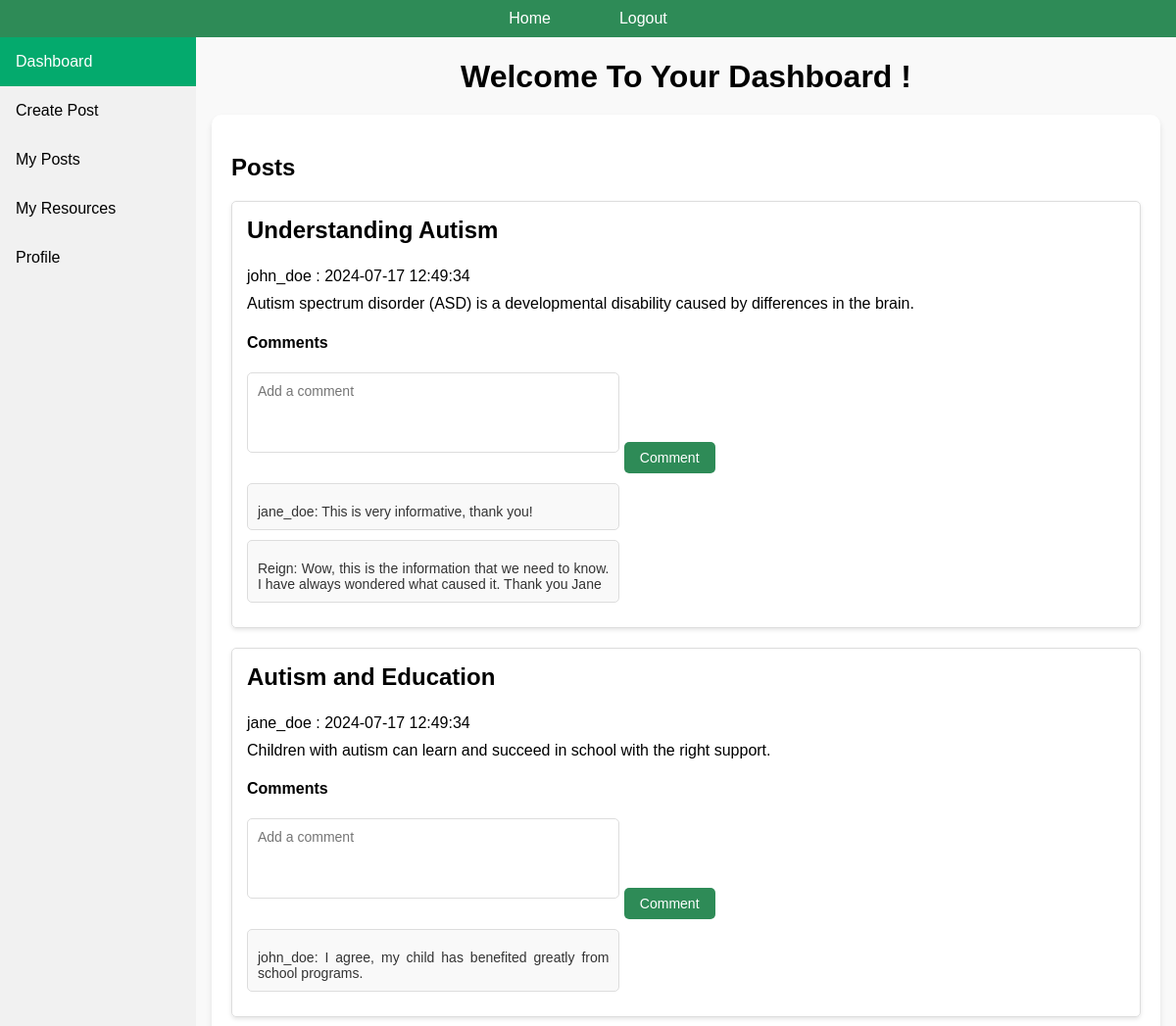
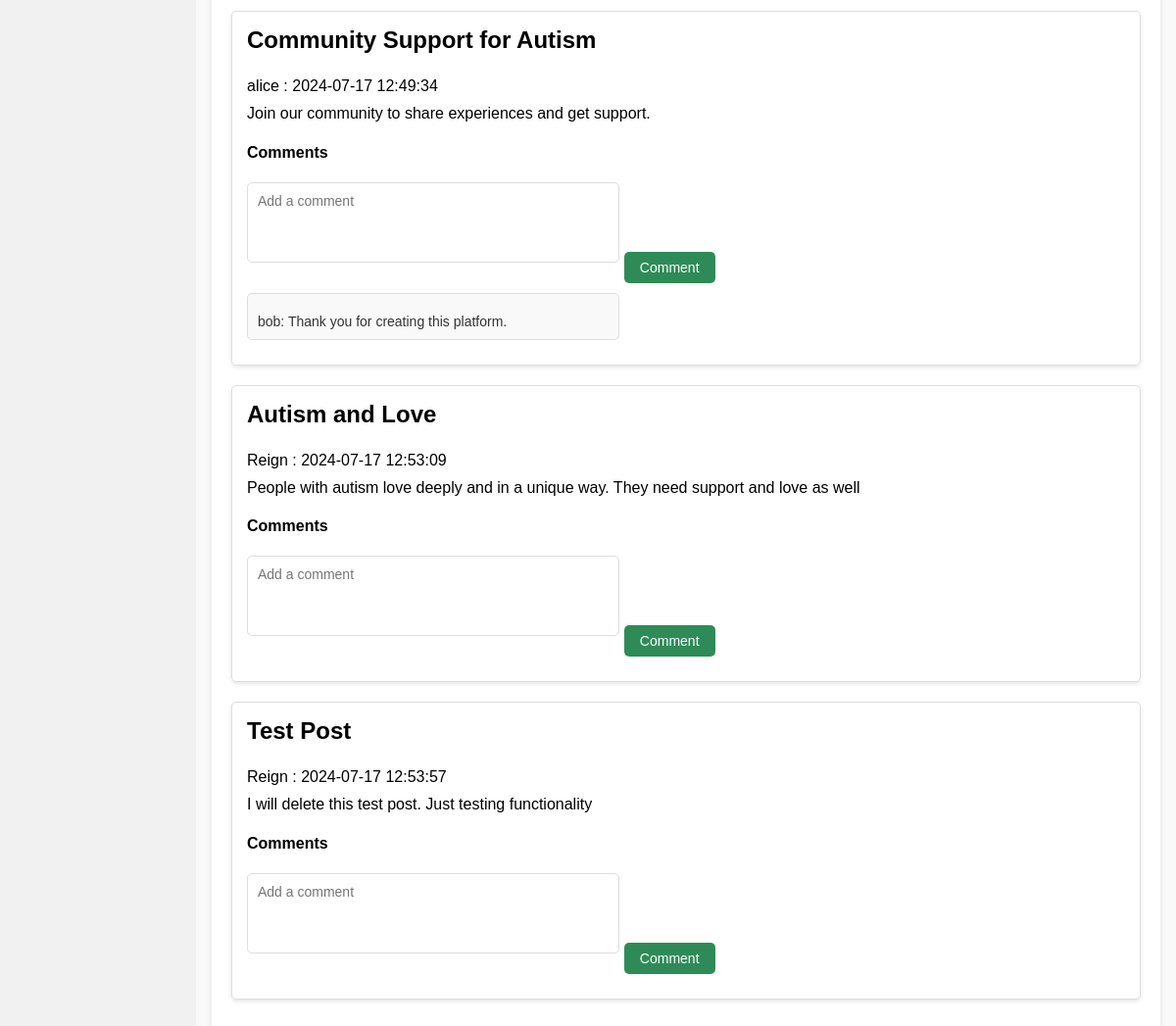
The page /dashboard (signed in) on the database its author committed (2 pictures, top to bottom).
### api/models.py (models this page shows, shortened)
class Post(db.Model):
	id = db.Column(db.Integer, primary_key=True)
	user_id = db.Column(db.Integer, db.ForeignKey('user.id'), nullable=False)
	content = db.Column(db.Text, nullable=False)
	title = db.Column(db.String(200), nullable=False)
	date_posted = db.Column(db.DateTime, nullable=False, default=datetime.utcnow)
	user = db.relationship('User', back_populates='posts')

class User(db.Model):
	__tablename__ = 'user'
	id = db.Column(db.Integer, primary_key=True)
	username = db.Column(db.String(150), nullable=False, unique=True)
	email = db.Column(db.String(150), nullable=False, unique=True)
	password = db.Column(db.String(150), nullable=False)
	city = db.Column(db.String(80), nullable=False)
	image_file = db.Column(db.String(20), nullable=False, default='default.jpg')
	posts = db.relationship('Post', back_populates='user', lazy='dynamic')
	resource = db.relationship('Resource', secondary=user_resource_association, back_populates='user')

class Comment(db.Model):
	id = db.Column(db.Integer, primary_key=True)
	content = db.Column(db.Text, nullable=False)
	date_posted = db.Column(db.DateTime, nullable=False, default=datetime.utcnow)
	post_id = db.Column(db.Integer, db.ForeignKey('post.id'), nullable=False)
	user_id = db.Column(db.Integer, db.ForeignKey('user.id'), nullable=False)
	post = db.relationship('Post', back_populates='comments')
	user = db.relationship('User', back_populates='comments')

### app.py (the view)
	@app.route('/dashboard')
	def dashboard():
		user_id = session.get('user_id')  # Get the user_id from the session
		username = session.get('username')
		email = session.get('email')
		if 'user_id' not in session:
			return redirect(url_for('login'))
		user = User.query.get(user_id)
		all_posts = Post.query.all()
		if not user:
			return redirect(url_for('login'))
		return render_template("dashboard.html", user=user, posts=all_posts)

### templates/dashboard.html (shortened to what this page needs)
<!DOCTYPE html>
<html lang="en">
<head>
    <link rel="stylesheet" href="{{ url_for('static', filename='css/dashboard.css') }}">
</head>
<body>
	<header>
    <nav>
		<ul>
        	<li> <a href="/">Home</a> </li>
        	<li> <a href="/logout">Logout</a> </li>
		</ul>
    </nav>
	</header>
	{% include 'sidebar.html' %}
    <div class="dashboard-container">
        <h1>Welcome To Your Dashboard {{ session['username'] }}!</h1>
        <div class="main-content">
			<h2>Posts</h2>
				{% for post in posts %}
					<div class='post'>
                    	<h3> {{post.title }} </h3>
                    	<p>{{post.user.username}} : {{ post.date_posted.strftime('%Y-%m-%d %H:%M:%S') }}</p>
                    	<p>{{post.content }} </p>
						<div class="comments">
                        	<h4>Comments</h4>
                        	<textarea id="comment-{{ post.id }}" class="comment-textarea" placeholder="Add a comment"></textarea>
                        	<button class="comment-button" onclick="addComment({{ post.id }})">Comment</button>
                        	{% for comment in post.comments %}
                        	<div class="comment">
                            	<p class="comment-content">{{ comment.user.username }}: {{ comment.content }}</p>
                        	</div>
                        	{% endfor %}
                    	</div>
					</div>
                {% endfor %}
        </div>
    </div>
</body>
</html>

### templates/sidebar.html
<div class="sidebar">
    <a href="/dashboard" class="{{ 'active' if request.path == '/dashboard' else '' }}">Dashboard</a>
    <a href="/create_post" class="{{ 'active' if request.path == '/create_post' else '' }}">Create Post</a>
    <a href="/my_posts" class="{{ 'active' if request.path == '/my_posts' else '' }}">My Posts</a>
    <a href="/my_resources" class="{{ 'active' if request.path == '/my_resources' else '' }}">My Resources</a>
    <a href="/profile" class="{{ 'active' if request.path == '/profile' else '' }}">Profile</a>
</div>

### static/css/dashboard.css (style rules this page uses)
body { font-family: Arial, sans-serif; background-color: #f9f9f9; margin: 0; padding: 0; }
header nav { width: 100%; background-color: seagreen; padding: 10px 0; }
header nav ul { list-style: none; display: flex; justify-content: center; padding: 0; margin: 0; }
header nav ul li { margin: 0 15px; }
header nav ul li a { color: white; text-decoration: none; padding: 10px 20px; border-radius: 5px; transition: background-color 0.2s; }
.sidebar { margin: 0; padding: 0; width: 200px; background-color: #f1f1f1; position: fixed; height: 100%; overflow: auto; }
.sidebar a { display: block; color: black; padding: 16px; text-decoration: none; }
.sidebar a.active { background-color: #04AA6D; color: white; }
div.dashboard-container { margin-left: 200px; padding: 1px 16px; height: 1000px; }
h1 { text-align: center; margin-bottom: 20px; }
.main-content { background-color: white; padding: 20px; border-radius: 10px; box-shadow: 0 4px 6px rgba(0, 0, 0, 0.1); }
.post { margin-bottom: 20px; padding: 15px; border: 1px solid #ddd; border-radius: 5px; box-shadow: 0 2px 4px rgba(0, 0, 0, 0.1); text-align: justify; }
.post h3 { margin-top: 0; font-size: 1.5em; }
.post p { margin: 10px 0 0; }
.comments { margin-top: 20px; }
.comment-textarea { width: 40%; height: 60px; padding: 10px; border-radius: 5px; border: 1px solid #ddd; margin-bottom: 10px; resize: none; font-size: 14px; font-family: Arial, sans-serif; }
.comment-button { padding: 8px 16px; background-color: seagreen; color: white; border: none; border-radius: 5px; margin-bottom: 10px; cursor: pointer; font-size: 14px; }
.comment { background-color: #f9f9f9; border-radius: 5px; padding: 10px; width: 40%; margin-bottom: 10px; border: 1px solid #ddd; }
.comment-content { margin: 0; font-size: 14px; font-family: Arial, sans-serif; color: #333; }

### rows shown on the page
Post: title "Understanding Autism", user.username "john_doe", date_posted "2024-07-17 12:49:34", content "Autism spectrum disorder (ASD) is a developmental disability caused by differences in the brain.", id "Add a comment"
Comment: user.username "jane_doe", content "This is very informative, thank you!"
Comment: user.username "Reign", content "Wow, this is the information that we need to know. I have always wondered what caused it. Thank you Jane"
Post: title "Autism and Education", user.username "jane_doe", date_posted "2024-07-17 12:49:34", content "Children with autism can learn and succeed in school with the right support.", id "Add a comment"
Comment: user.username "john_doe", content "I agree, my child has benefited greatly from school programs."
Post: title "Community Support for Autism", user.username "alice", date_posted "2024-07-17 12:49:34", content "Join our community to share experiences and get support.", id "Add a comment"
Comment: user.username "bob", content "Thank you for creating this platform."
Post: title "Autism and Love", user.username "Reign", date_posted "2024-07-17 12:53:09", content "People with autism love deeply and in a unique way. They need support and love as well", id "Add a comment"
Post: title "Test Post", user.username "Reign", date_posted "2024-07-17 12:53:57", content "I will delete this test post. Just testing functionality", id "Add a comment"
